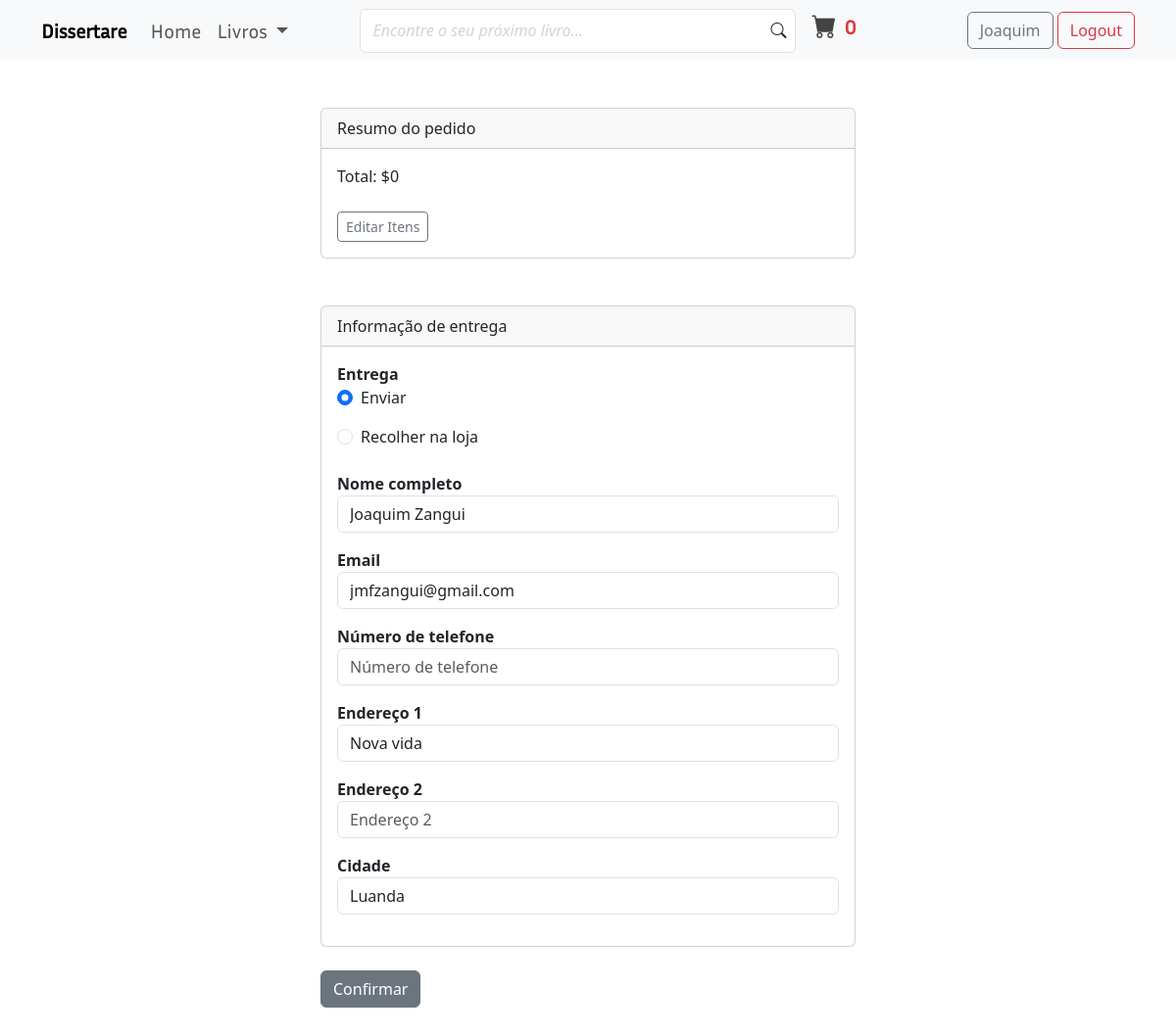
Before: /payment/checkout/ (signed in) with the older database file.
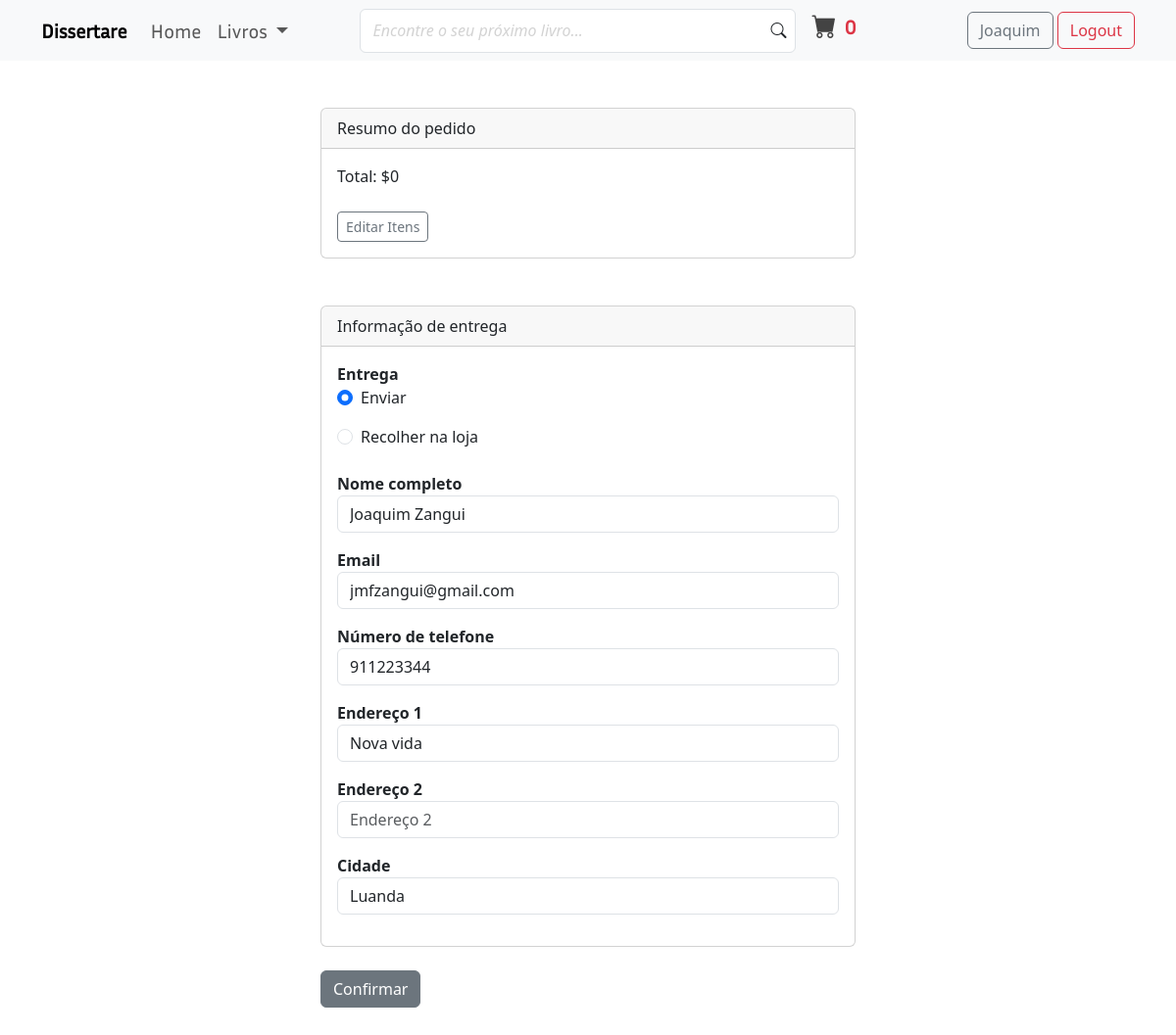
After: the same page with the newer database file.
### payment/models.py (models this page shows, shortened)
class ShippingAddress(models.Model):
    user = models.ForeignKey(User, on_delete=models.CASCADE)
    shipping_full_name = models.CharField(max_length=255)
    shipping_email = models.EmailField(max_length=255)
    shipping_address1 = models.CharField(max_length=255)
    shipping_address2 = models.CharField(max_length=255, null=True, blank=True)
    shipping_city = models.CharField(max_length=255)
    shipping_phone_number = models.CharField(max_length=20, blank=True)
    shipping_mode = models.CharField(verbose_name='Local de entrega', default='Enviar', max_length=50) # Onde o cliente vai receber o produto, em casa ou na loja
    class Meta:
        verbose_name_plural = "Shipping Address"

### payment/views.py (the view, shortened to what this page needs)
# urls.py: path('checkout/', views.checkout, name="checkout"),
def checkout(request):
    cart = Cart(request)
    cart_books = cart.get_books
    quantities = cart.get_quantities
    totals = cart.cart_total()
    if request.user.is_authenticated:
        shipping_user = ShippingAddress.objects.get(user__id=request.user.id)
        shipping_form = ShippingForm(request.POST or None, instance=shipping_user)
        return render(request, 'payment/checkout.html', {
            'cart_books': cart_books,
            'quantities': quantities,
            'totals': totals,
            'shipping_form': shipping_form
        })

### cart/cart.py (called while the page is built, shortened)
    def cart_total(self):
        book_ids = self.cart.keys()
        books = Books.objects.filter(id__in=book_ids)
        quantities = self.cart
        total = 0
        return total

    def __len__(self):
        return len(self.cart)

    def get_books(self):
        book_ids = self.cart.keys()
        books = Books.objects.filter(id__in=book_ids)
        return books

### cart/context_processors.py (called while the page is built)
def cart(request):
    return {'cart': Cart(request)}

### payment/templates/payment/checkout.html (shortened to what this page needs)
{% extends 'books/base.html' %}
{% block main_content %}
    <div class="py-5 container">
        <div class="row">
            <div class="col-md-6 offset-md-3">
                <div class="card">
                    <div class="card-header">
                      Resumo do pedido
                    </div>
                    <div class="card-body">
                        Total: ${{totals}}
                        <br><br>
                        <a href="{% url 'cart_summary' %}" class="btn btn-sm btn-outline-secondary">Editar Itens</a>
                    </div>
                </div>
                <br><br>
                <div class="card">
                    <div class="card-header">
                      Informação de entrega
                    </div>
                    <div class="card-body">
                        <form action="{% url 'billing_info' %}" method="post">
                            <div class="mb-4">
                                <label for="" class="fw-bold">Entrega</label>
                                {% for choice in shipping_form.shipping_mode %}
                                    <div class="form-check mb-3">
                                        {{choice}}
                                    </div>
                                {% endfor %}
                            </div>
                            <div class="mb-3">
                                <label for="" class="fw-bold">Nome completo</label>
                                {{ shipping_form.shipping_full_name}}
                            </div>
                            <div class="mb-3">
                                <label for="" class="fw-bold">Email</label>
                                {{ shipping_form.shipping_email}}
                            </div>
                            <div class="mb-3">
                                <label for="" class="fw-bold">Número de telefone</label>
                                {{ shipping_form.shipping_phone_number}}
                            </div>
                            <div class="mb-3">
                                <label for="" class="fw-bold">Endereço 1</label>
                                {{ shipping_form.shipping_address1}}
                            </div>
                            <div class="mb-3">
                                <label for="" class="fw-bold">Endereço 2</label>
                                {{ shipping_form.shipping_address2}}
                            </div>
                            <div class="mb-3">
                                <label for="" class="fw-bold">Cidade</label>
                                {{ shipping_form.shipping_city}}
                            </div>
                        </div>
                    </div>
                    <br>
                    <button type="submit" class="btn btn-secondary">Confirmar</button>
            </div>
        </div>
    </div>
{% endblock %}

Changed rows visible on the page:
changed ShippingAddress "Joaquim Zangui": shipping_phone_number (not shown) → "911223344"
